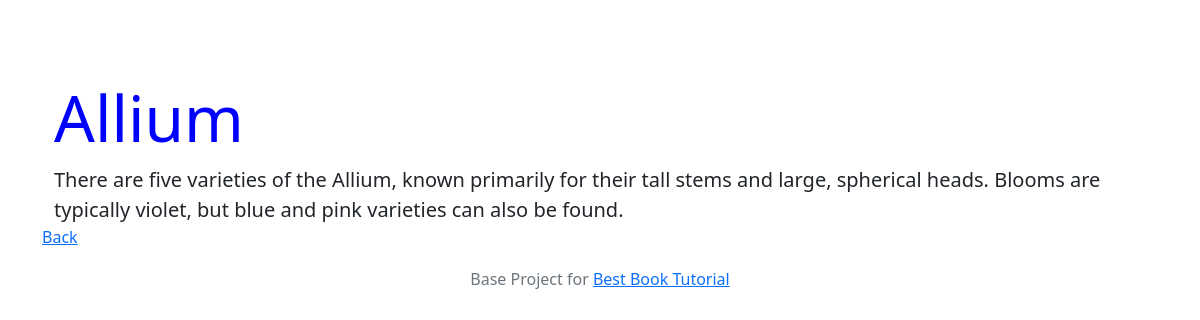
Screenshot of /flower/allium/ with the database file from the repository.
### myapp/models.py (models this page shows, shortened)
class Flower(models.Model):
    title = models.CharField(max_length = 255, default = '')
    description = models.TextField(default='')
    slug = models.SlugField(blank = True, default = '')
    category = models.ForeignKey(Category, null=True, on_delete = models.PROTECT)
    tags = models.ManyToManyField(Tag)

### myapp/views.py (the view)
# urls.py: path('flower/<slug:slug>/',myapp_views.detail, name='detail'), #<> are used to capture the url values
def detail(request, slug=None):               #stores the slug from the url into the variable slug or None if the value is not passed into this parameter
    flower = get_object_or_404(Flower, slug=slug)         #stores the object with the slug into the variable flower if it is found, else it returns error 404
    return render(request, 'myapp/detail.html', {'flower': flower})

### myapp/templates/myapp/detail.html
{% extends 'base/base.html' %}
{% block content%}
<divv class="jumbotron">
    <div class="container">
        <h1 class="display-3">{{flower.title}}</h1>
        <div class="lead">{{flower.description}}</div>
    </div>
</div>
<a href="{% url 'index' %}">Back</a>
{% endblock %}

### base/static/base/custome_css/site.css (style rules this page uses)
body { padding-top: 5rem; }
h1 { color: blue; }

### rows the page displays
Flower: title "Allium", description "There are five varieties of the Allium, known primarily for their tall stems and large, spherical heads. Blooms are typically violet, but blue and pink varieties can also be found."
